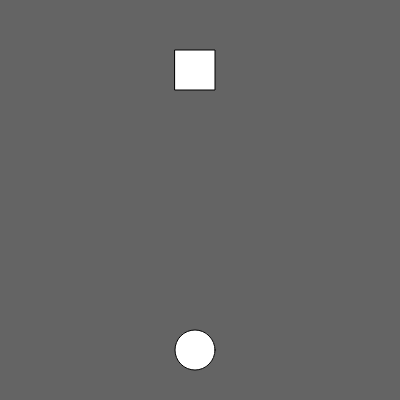
Frame 1 (no input)
Frame 60 (no input): identical to frame 1, image omitted
Frame 120 (the mouse pressed at the canvas centre since frame 60): identical to frame 1, image omitted

The p5.js sketch that drew this single still picture (run headless with seeded random() and noise() and a simulated clock; from frame 60 on, the mouse is pressed at the canvas centre):

// p5.js sketch
// ── sketch.js
/* 
    Equipe: 
        Victor Moura Botelho Medeiros - Subturma D (T01) (Líder) 
        André Luis Miranda dos Santos - Subturma D (T01)
        Etapa 2
*/


var x = 195;
var y = 350;
function setup() {
  createCanvas(400, 400);
}

function draw() {
  background(100);
  
  if(keyIsDown(RIGHT_ARROW)){
    x = x + 5;
  }
  if(keyIsDown(LEFT_ARROW)){
    x= x - 5;
  }
  if(keyIsDown(UP_ARROW)){
    y = y - 5;}
   if(keyIsDown(DOWN_ARROW)){
    y = y + 5;}
  
  ellipse(x, y, 40, 40);
  square(175,50, 40);
}
